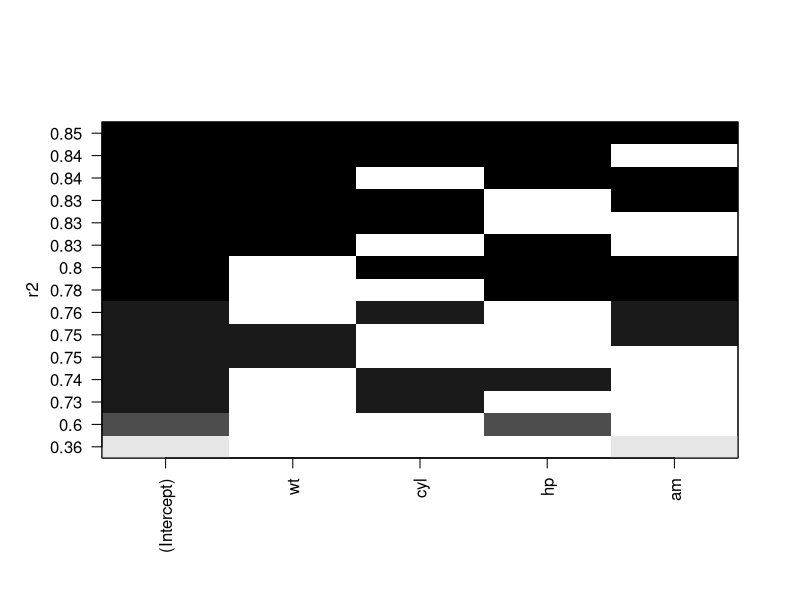
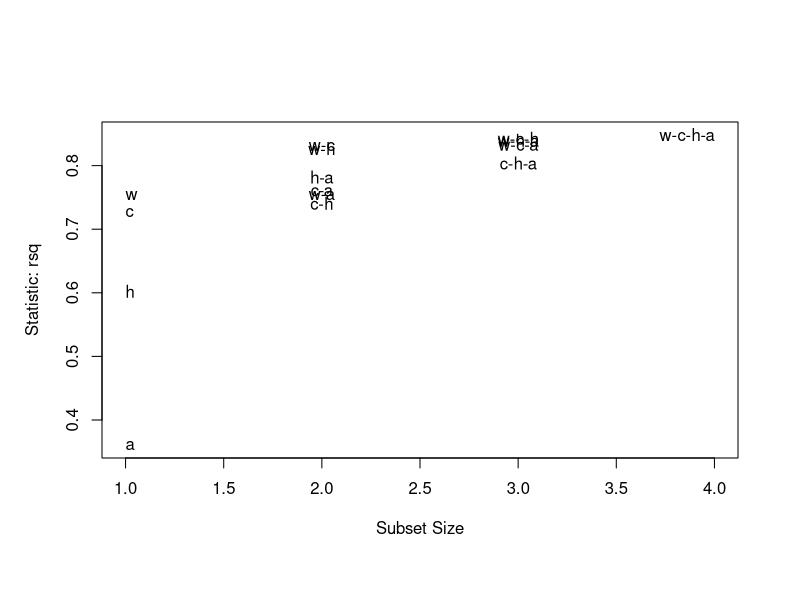

These figures' R source, in order: (Note: this script raises an error after producing the figures.)
library(leaps)
leaps <- regsubsets(mpg~wt+cyl+hp+am,data=mtcars,nbest=10)
summary(leaps)
plot(leaps,scale="r2")
library(car)
subsets(leaps,statistic="rsq")
